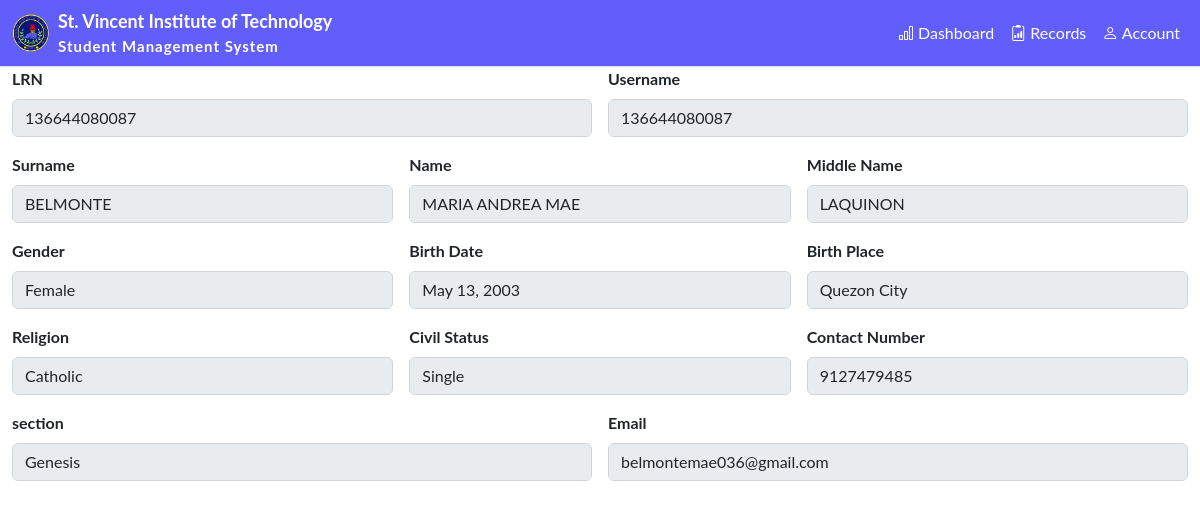
Screenshot of /profile (signed in) with the database file from the repository.
### admin_staff/models.py (models this page shows, shortened)
class StudentProfile(models.Model):
    user = models.OneToOneField(User, null=True, on_delete=models.CASCADE)
    student_lrn = models.BigIntegerField(primary_key=True)
    surname = models.CharField(max_length=24)
    first_name = models.CharField(max_length=24)
    middle_name = models.CharField(max_length=24, blank=True, null=True)
    gender_choice = (
        ('Male', 'Male'),
        ('Female', 'Female'),
    )
    gender = models.CharField(max_length=24, default="Gender", choices=gender_choice, blank=True, null=True)
    birth_date = models.DateField()
    birth_place = models.CharField(max_length=200, blank=True, null=True)
    religion = models.CharField(max_length=24, blank=True, null=True)
    civil_choice = (
        ('Single', 'Single'),
        ('Married', 'Married'),
        ('Divorced', 'Divorced'),
        ('Widowed', 'Widowed'),
    )
    civil_status = models.CharField(max_length=10, default="Status", choices=civil_choice, blank=True, null=True)
    contact = models.BigIntegerField(blank=True, null=True)
    email = models.CharField(max_length=100, blank=True, null=True)
    section = models.ForeignKey('section', null=True, on_delete=models.SET_NULL)
    adviser = models.ForeignKey('FacultyStaff', blank=True, null=True, on_delete=models.SET_NULL)
    class Meta:
        managed = True
        db_table = 'student_profile'

class section(models.Model):
    section_name = models.CharField(max_length=20)
    level = models.ForeignKey("level", null=True, on_delete=models.SET_NULL)
    def __str__(self):
        return self.section_name

### admin_staff/decorators.py (the view)
        def wrapper_func(request, *args, **kwargs):
            group = None
            if request.user.groups.exists():
                group = request.user.groups.all()[0].name
            if group in allow_roles:
                return view_func(request, *args, **kwargs)
            else:
                return HttpResponse('you are not authorize')

### admin_staff/views.py (called while the page is built)
@login_required(login_url='login')
@allowed_user(allow_roles=['student'])
def student_profile(request):
    student = request.user.studentprofile
    return render(request, 'student/student_profile.html', {'student': student})

### admin_staff/templates/student/student_profile.html (shortened to what this page needs)
{% extends "student/student_dashboard.html" %}
{% block content %}
<div class="container-fluid">
    <form class="row g-3" >
        <fieldset class="col-md-6" disabled>
            <label for="inputEmail4" class="form-label">LRN</label>
            <input type="text" class="form-control" id="inputEmail4" placeholder='student LRN' value="{{student.student_lrn}}">
        </fieldset>
        <fieldset class="col-md-6" disabled>
            <label for="inputEmail4" class="form-label">Username</label>
            <input type="text" class="form-control" id="inputEmail4" placeholder='student LRN' value="{{student.user}}">
        </fieldset>
        <fieldset class="col-md-4" disabled>
            <label for="inputsurname" class="form-label">Surname</label>
            <input type="text" class="form-control" id="inputsurname" value="{{student.surname}}">
        </fieldset>
        <fieldset class="col-md-4" disabled>
            <label for="inputname" class="form-label">Name</label>
            <input type="text" class="form-control" id="inputname" value="{{student.first_name}}">
        </fieldset>
        <fieldset class="col-md-4" disabled>
            <label for="inputmiddle" class="form-label">Middle Name</label>
            <input type="text" class="form-control" id="inputmiddle" value="{{student.middle_name}}">
        </fieldset>
        <fieldset class="col-md-4" disabled>
            <label for="inputState" class="form-label">Gender</label>
            <input type="text" class="form-control" id="inputgender" value="{{student.gender}}">
        </fieldset>
        <fieldset class="col-md-4" disabled>
            <label for="inputbirth" class="form-label">Birth Date</label>
            <input type="input" class="form-control" id="inputbirthdate" value="{{student.birth_date}}">
        </fieldset>
        <fieldset class="col-md-4" disabled>
            <label for="inputbirth" class="form-label">Birth Place</label>
            <input type="text" class="form-control" id="inputbirthplace" value="{{student.birth_place}}">
        </fieldset>
        <fieldset class="col-md-4" disabled>
            <label for="inputreligion" class="form-label">Religion</label>
            <input type="text" class="form-control" id="inputreligion" value="{{student.religion}}">
        </fieldset>
        <fieldset class="col-md-4" disabled>
            <label for="inputState" class="form-label">Civil Status</label>
            <input type="text" class="form-control" id="inputcontact" value="{{student.civil_status}}">
        </fieldset>
        <fieldset class="col-md-4" disabled>
            <label for="inputcontact" class="form-label">Contact Number</label>
            <input type="text" class="form-control" id="inputcontact" value="{{student.contact}}">
        </fieldset>
        <fieldset class="col-md-6" disabled>
            <label for="disabledTextInput" class="form-label">section</label>
            <input type="text" id="disabledTextInput" class="form-control" value="{{student.section}}">
        </fieldset>
        <fieldset class="col-md-6" disabled>
            <label for="inputemail" class="form-label">Email</label>
            <input type="email" class="form-control" id="inputemail" value="{{student.email}}">
        </fieldset>
    </form>
</div>
{% endblock content %}

### admin_staff/templates/student/student_dashboard.html (shortened to what this page needs)
<!DOCTYPE html>
{% load static %}
<html lang="en">
<head>
    <link href="https://cdn.jsdelivr.net/npm/bootstrap@5.3.3/dist/css/bootstrap.min.css" rel="stylesheet">
    <link rel="stylesheet" href="https://cdn.jsdelivr.net/npm/bootstrap-icons@1.11.3/font/bootstrap-icons.min.css">
    <link rel="stylesheet" href="{% static 'css\sidebar.css' %}">
    <link rel="stylesheet" href="{% static "css\admin.css" %}">
</head>
<body>
    <div class="d-flex" id="wrapper" style="width: 100vw; height: 100vh;">
      <div id="page-content-wrapper">
        <nav class="navbar navbar-expand-lg navbar-light border-bottom" style='background-color: #615EFC;'>
          <div class="container-fluid">
            <a href="{% url "home" %}" rel="noopener noreferrer"><img src="{% static "img/nobg.png" %}" alt="Logo" width="38" height="38"></a>
            <div class="ms-2 d-none d-md-block">
              <span style="font-size: large; font-weight: bold; color: white;">St. Vincent Institute of Technology</span><br>
              <p style="font-size: 15px; margin: 0; color: white; letter-spacing: 1px;">Student Management System</p>
            </div>
              <div class="collapse navbar-collapse" id="navbarSupportedContent">
                  <ul class="navbar-nav ms-auto mt-2 mt-lg-0">
                      <li class="nav-item active"><a class="nav-link" href="{% url "student" %}" style="color: white">
                        <i class="bi bi-bar-chart"></i> Dashboard
                      </a></li>
                      <li class="nav-item active"><a class="nav-link" href="{% url "student" %}" style="color: white">
                        <i class="bi bi-clipboard2-data"></i> Records
                      </a></li>
                      <li class="nav-item dropdown">
                          <a class="nav-link dropdown-toggle" id="navbarDropdown" href="#" role="button" data-bs-toggle="dropdown" aria-haspopup="true" aria-expanded="false" style="color: white">
                            <i class="bi bi-person"></i> Account
                          </a>
                      </li>
                  </ul>
            </div>
          </div>
        </nav>
        {% block content %}{% endblock content %}
      </div>
    </div>
</body>
</html>

### static/css/admin.css (style rules this page uses)
.container-fluid { font-family: "Lato", sans-serif; font-weight: 700; font-style: normal; }
.navbar .dropdown-toggle::after { display: none; }
.nav-link { color: white; transition: background-color 0.3s ease, font-weight 0.3s ease; font-weight: normal; }

### rows the page displays
StudentProfile: student_lrn "136644080087", user "136644080087", surname "BELMONTE", first_name "MARIA ANDREA MAE", middle_name "LAQUINON", gender "Female", birth_date "May 13, 2003", birth_place "Quezon City", religion "Catholic", civil_status "Single", contact "9127479485", section "Genesis", email "belmontemae036@gmail.com"
